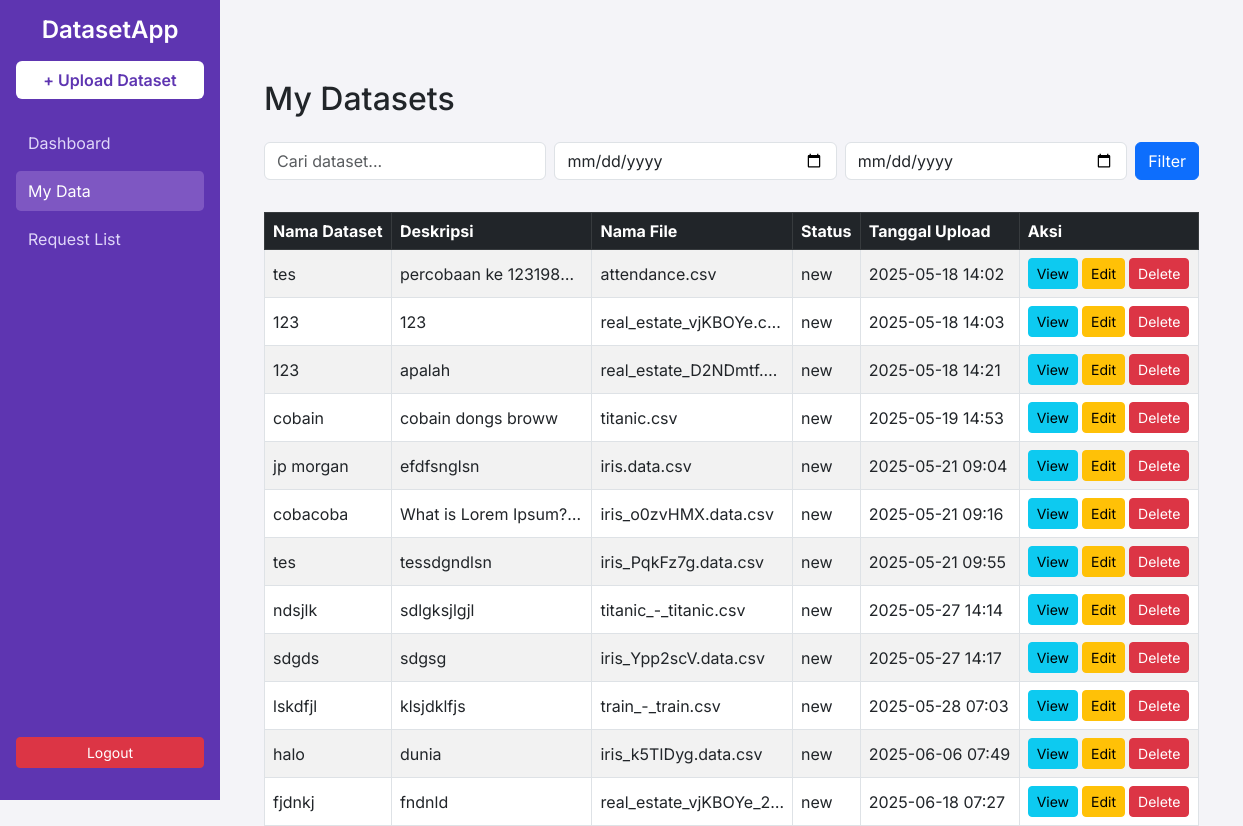
Before: /mydata/ (signed in) with the older database file.
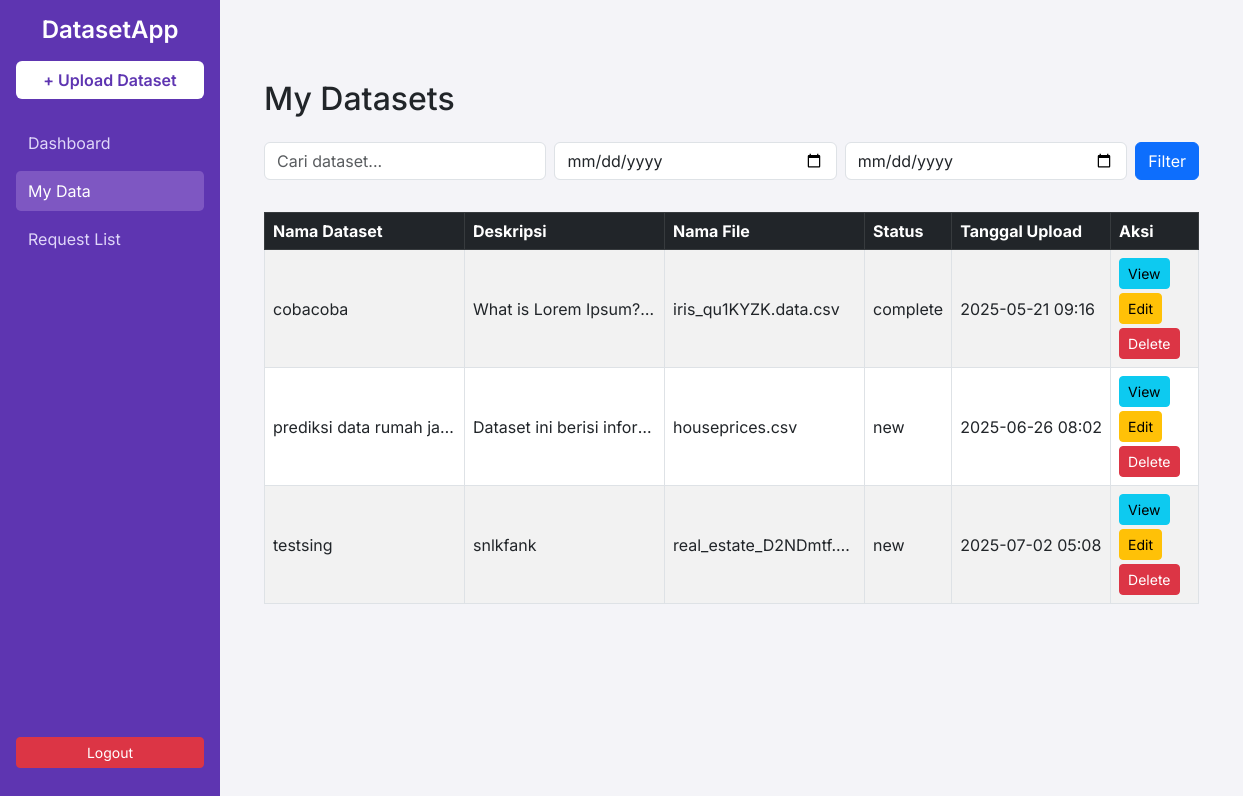
After: the same page with the newer database file.
### dataset/models.py (models this page shows, shortened)
class Dataset(models.Model):
    STATUS_CHOICES = [
        ('new', 'New'),
        ('in_progress', 'In Progress'),
        ('complete', 'Complete'),
    ]
    owner = models.ForeignKey(User, on_delete=models.CASCADE, related_name="datasets")
    name = models.CharField(max_length=100)
    description = models.TextField()
    status = models.CharField(max_length=20, choices=STATUS_CHOICES, default='new')  # Tambahan
    cover_image = models.ImageField(upload_to="covers/", null=True, blank=True)
    data_file = models.FileField(upload_to="files/")
    uploaded_at = models.DateTimeField(auto_now_add=True)
    request_note = models.TextField(blank=True, null=True)

### dataset/views.py (the view, shortened to what this page needs)
# urls.py: path("mydata/", views.mydata, name="mydata"),
@login_required
def mydata(request):
    datasets = Dataset.objects.filter(owner=request.user)
    query = request.GET.get("q", "")
    start_date = request.GET.get("start_date")
    end_date = request.GET.get("end_date")
    if start_date:
        datasets = datasets.filter(uploaded_at__date__gte=parse_date(start_date))
    if end_date:
        datasets = datasets.filter(uploaded_at__date__lte=parse_date(end_date))
    return render(
        request,
        "dataset/mydata.html",
        {
            "datasets": datasets,
            "query": query,
            "start_date": start_date,
            "end_date": end_date,
        },
    )

### dataset/templates/dataset/mydata.html (shortened to what this page needs)
{% extends 'dataset/base.html' %}
{% block content %}
<div class="container mt-5">
    <h2 class="mb-4">My Datasets</h2>
    <div class="overflow-auto mb-3">
        <form method="get" class="d-flex flex-nowrap gap-2">
            <input type="text" name="q" class="form-control" placeholder="Cari dataset..." value="{{ query|default:'' }}" style="min-width: 200px;">
            <input type="date" name="start_date" class="form-control" value="{{ start_date|default:'' }}" style="min-width: 150px;">
            <input type="date" name="end_date" class="form-control" value="{{ end_date|default:'' }}" style="min-width: 150px;">
            <button type="submit" class="btn btn-primary">Filter</button>
        </form>
    </div>
    <table class="table table-striped table-bordered">
        <thead class="table-dark">
            <tr>
                <th>Nama Dataset</th>
                <th class="text-truncate">Deskripsi</th>
                <th class="text-truncate">Nama File</th>
                <th>Status</th>
                <th>Tanggal Upload</th>
                <th>Aksi</th>
            </tr>
        </thead>
        <tbody>
            {% for data in datasets %}
            <tr>
                <td class="truncate-cell" title="{{ data.name }}">{{ data.name }}</td>
                <td class="truncate-cell" title="{{ data.description }}">{{ data.description }}</td>
                <td class="truncate-cell" title="{{ data.data_file.name|cut:"files/" }}">{{ data.data_file.name|cut:"files/" }}</td>
                <td>{{ data.status|default:"-" }}</td>
                <td>{{ data.uploaded_at|date:"Y-m-d H:i" }}</td>
                <td>
                    <div class="d-flex gap-1 flex-wrap">
                        <a href="{% url 'dataset_detail' data.id %}" class="btn btn-sm btn-info">View</a>
                        <a href="{% url 'edit_dataset_step1' data.id %}" class="btn btn-sm btn-warning">Edit</a>
                        <a href="{% url 'delete_dataset' data.id %}" class="btn btn-sm btn-danger" onclick="return confirm('Yakin ingin menghapus dataset ini?')">Delete</a>
                    </div>
                </td>
            </tr>
            {% empty %}
            <tr>
                <td colspan="6" class="text-center">Belum ada dataset yang Anda unggah.</td>
            </tr>
            {% endfor %}
        </tbody>
    </table>
</div>
{% endblock %}

### dataset/templates/dataset/base.html (shortened to what this page needs)
<!DOCTYPE html>
<html lang="en">
<head>
    <link rel="stylesheet" href="https://cdn.jsdelivr.net/npm/bootstrap@5.3.0/dist/css/bootstrap.min.css">
</head>
<body>
    <div class="sidebar">
        <div>
            <h4>DatasetApp</h4>
            <a href="{% url 'upload_step1' %}" class="btn btn-upload w-100 mb-4">+ Upload Dataset</a>
            <ul class="nav flex-column">
                <li class="nav-item">
                    <a class="nav-link {% if request.resolver_match.url_name == 'dashboard' %}active{% endif %}" href="{% url 'dashboard' %}">Dashboard</a>
                </li>
                <li class="nav-item">
                    <a class="nav-link {% if request.resolver_match.url_name == 'mydata' %}active{% endif %}" href="{% url 'mydata' %}">My Data</a>
                </li>
                <li class="nav-item">
                    <a class="nav-link {% if request.resolver_match.url_name == 'request_list' %}active{% endif %}" href="{% url 'request_list' %}">Request List</a>
                </li>
            </ul>
        </div>
        <div class="logout">
            <form action="{% url 'logout' %}" method="post">
                <button type="submit" class="btn btn-sm btn-danger w-100">Logout</button>
            </form>
        </div>
    </div>
    <div class="content">
        {% block content %}{% endblock %}
    </div>
</body>
</html>

### dataset/templates/dataset/mydata.html (style rules this page uses)
.table td { vertical-align: middle; white-space: nowrap; text-overflow: ellipsis; overflow: hidden; }
.truncate-cell { max-width: 200px; white-space: nowrap; overflow: hidden; text-overflow: ellipsis; }

### dataset/templates/dataset/base.html (style rules this page uses)
body { display: flex; font-family: 'Inter', sans-serif; background-color: #f4f4f8; margin: 0; }
.sidebar { width: 220px; height: 100vh; background-color: #5e35b1; color: #fff; display: flex; flex-direction: column; justify-content: space-between; padding: 1rem; position: fixed; }
.sidebar h4 { font-weight: 600; margin-bottom: 1rem; text-align: center; }
.nav-link { color: #e0d7f9; padding: 0.5rem 0.75rem; border-radius: 0.3rem; margin-bottom: 0.5rem; transition: background 0.3s, color 0.3s; }
.nav-link:hover, .nav-link.active { background-color: #7e57c2; color: #fff; }
.btn-upload { background-color: #fff; color: #5e35b1; font-weight: 600; }
.logout { margin-top: auto; }
.content { margin-left: 220px; padding: 2rem; width: 100%; }

Changed rows visible on the page:
removed Dataset: name "tes", description "percobaan ke 1231989…", data_file.name "attendance.csv", status "new", uploaded_at "2025-05-18 14:02"
removed Dataset: name "123", description "123", data_file.name "real_estate_vjKBOYe.csv", status "new", uploaded_at "2025-05-18 14:03"
removed Dataset: name "123", description "apalah", data_file.name "real_estate_D2NDmtf.…", status "new", uploaded_at "2025-05-18 14:21"
removed Dataset: name "cobain", description "cobain dongs broww", data_file.name "titanic.csv", status "new", uploaded_at "2025-05-19 14:53"
removed Dataset: name "jp morgan", description "efdfsnglsn", data_file.name "iris.data.csv", status "new", uploaded_at "2025-05-21 09:04"
removed Dataset: name "tes", description "tessdgndlsn", data_file.name "iris_PqkFz7g.data.csv", status "new", uploaded_at "2025-05-21 09:55"
removed Dataset: name "ndsjlk", description "sdlgksjlgjl", data_file.name "titanic_-_titanic.csv", status "new", uploaded_at "2025-05-27 14:14"
removed Dataset: name "sdgds", description "sdgsg", data_file.name "iris_Ypp2scV.data.csv", status "new", uploaded_at "2025-05-27 14:17"
removed Dataset: name "lskdfjl", description "klsjdklfjs", data_file.name "train_-_train.csv", status "new", uploaded_at "2025-05-28 07:03"
removed Dataset: name "halo", description "dunia", data_file.name "iris_k5TIDyg.data.csv", status "new", uploaded_at "2025-06-06 07:49"
removed Dataset: name "fjdnkj", description "fndnld", data_file.name "real_estate_vjKBOYe_2…", status "new", uploaded_at "2025-06-18 07:27"
changed Dataset "cobacoba": data_file.name "iris_o0zvHMX.data.csv" → "iris_qu1KYZK.data.csv"; status "new" → "complete"
added Dataset: name "prediksi data rumah ja…", description "Dataset ini berisi infor…", data_file.name "houseprices.csv", status "new", uploaded_at "2025-06-26 08:02"
added Dataset: name "testsing", description "snlkfank", data_file.name "real_estate_D2NDmtf.…", status "new", uploaded_at "2025-07-02 05:08"
